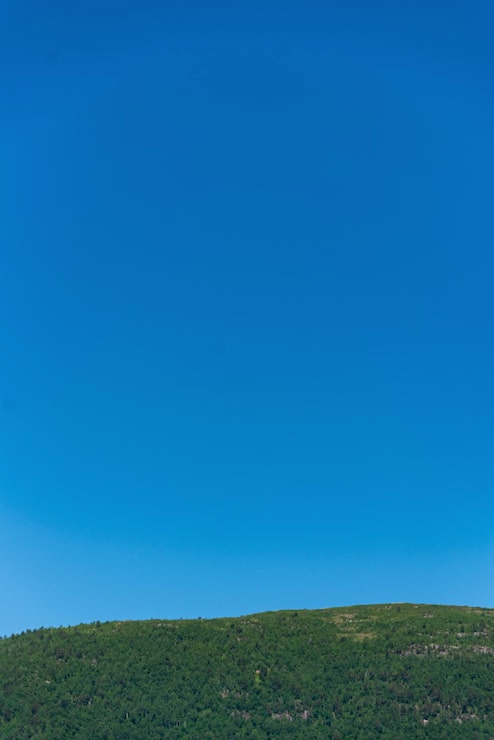
#> input picture src/images/sky.png, 494 x 740 px
$ python '02_4_1_Computer-Vision_DEdge Detection_1_Residual Extraction.py'
#> lines starting #> are read from the running program, lines starting #| are printed output that depends on the picture
# -*- coding: utf-8 -*-
"""
Part D-1: Edge Detection - Residual Extraction
원본: 02_Computer-Vision.ipynb (cell 86~92)
"""


# %% [markdown]
# (아래 셀들은 이전 섹션에서 정의된 상태를 이 파일 단독 실행을 위해 재구성한 것입니다.)


# %%
# --- 이전 section 상태 재구성: 원본 cell 4 ---
import cv2
import numpy as np
import matplotlib.pyplot as plt
import skimage.data

# %% [markdown]
# ### D. Edge Detection

# %% [markdown]
# 이미지 주파수 (Image Frequency):
# * 저주파 (Low Frequency)
#   * 하늘, 피부, 벽면, 부드러운 음영, 기본 형태
#   * 없애면 윤곽선 스케치 (음영/형태 사라짐)
# * 고주파 (High Frequency)
#   * 경계선, 무늬, 질감, 거친 표면, 노이즈
#   * 없애면 흐릿한 이미지 (질감/노이즈 사라짐)

# %% [markdown]
# 저역통과 필터 (Low-pass Filter) vs. 고역통과 필터 (High-pass Filter):
# * LPF
#   * 저주파만 통과 (고주파는 억제)  →  흐릿한 이미지
#   * Box Filter, Gaussian Filter
# * HPF
#   * 고주파만 통과 (저주파는 억제)  →  윤곽선 스케치
#   * Residual Extraction (Unsharp Masking), Sobel Filter, Canny Edge Detection

# %% [markdown]
# #### $1)$ Residual Extraction

# %% [markdown]
# Residual Extraction을 적용하여 High-pass Filter의 결과물인 윤곽선 스케치 이미지를 만들어봅시다.
#
# 우선 'sky.png' 이미지를 `cv2.imread` 함수로 불러와 grayscale로 만듭니다.
#
# 그 다음, Gaussian Filter를 통해 저주파 이미지를 생성합니다.
#
# 기존 이미지에서 저주파 이미지를 감산 (subtract)하여 고주파 이미지를 생성 (High-pass Filter 적용)합니다.
#
# 이미지 감산은 `cv2.subtract(이미지, 저주파_이미지)` 함수를 사용하면 됩니다.

# %%
img_path = 'src/images/sky.png'
sky_img = cv2.imread(img_path)
#> sky_img is the input picture: shape (740, 494, 3); mean B, G, R 171.3, 113.7, 18.9

plt.figure(figsize=(5,10))

# TODO: 원본 이미지 확인
plt.imshow(cv2.cvtColor(sky_img, cv2.COLOR_BGR2RGB))
plt.axis("off");
plt.show()

# %%
# TODO: 이미지를 grayscale로 변환
sky_img_gray = cv2.cvtColor(sky_img, cv2.COLOR_BGR2GRAY)
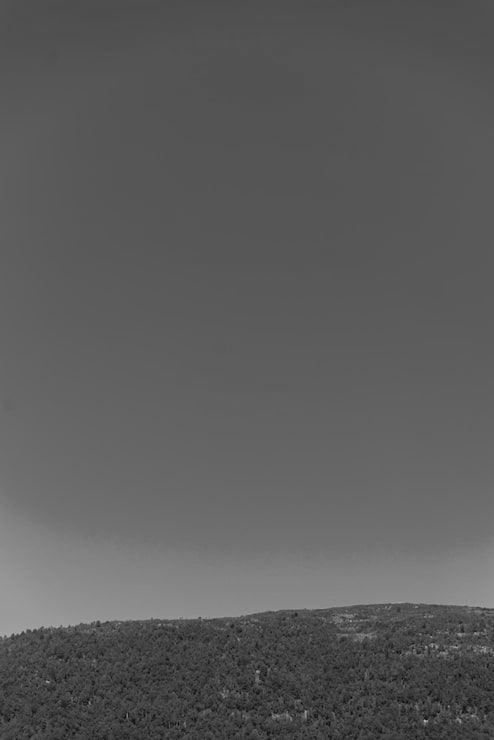
#> sky_img_gray: shape (740, 494); min 5, max 177, mean 91.9

# TODO: 이미지를 float32로 변환
sky_img_gray = sky_img_gray.astype(np.float32) / 255.

# TODO: Gaussian Filter 적용 (Kernel 사이즈는 55x55)
sky_blur = cv2.GaussianBlur(sky_img_gray, (55, 55), 0)

# TODO: cv2.subtract를 사용하여 원본에서 저주파 성분 차감 (High-pass Filter)
sky_hf = cv2.subtract(sky_img_gray, sky_blur)
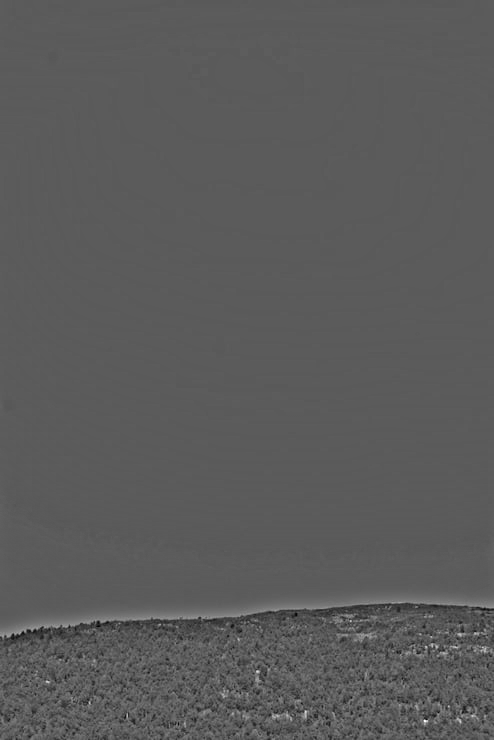
#> sky_hf: shape (740, 494) float32; min -0.249, max 0.447, mean -6.02e-06; drawn with min black and max white

# TODO: 고주파 이미지 확인 (cmap 설정)
plt.figure(figsize=(5,10))
plt.imshow(sky_hf, cmap="gray")
plt.axis("off");
plt.show()

$ run again, with src/images/city.png copied over src/images/sky.png
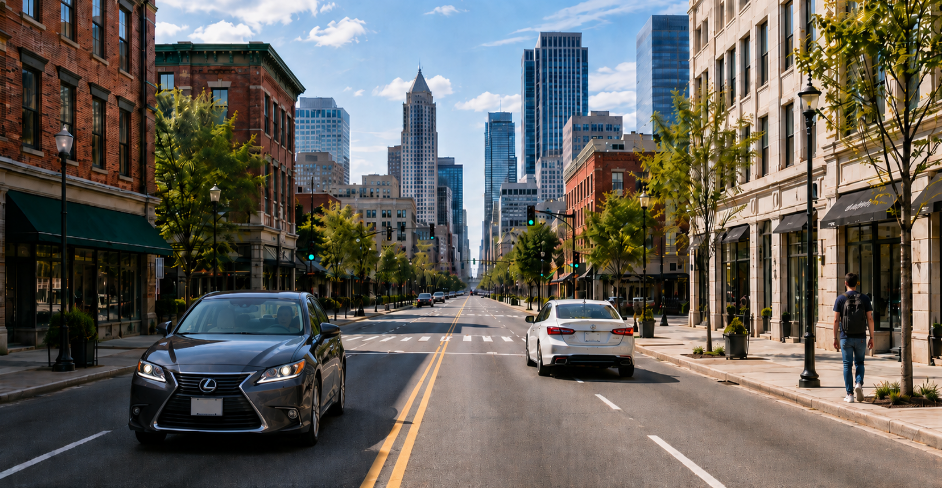
#> input picture src/images/city.png, 942 x 488 px
#> sky_img is the input picture: shape (488, 942, 3); mean B, G, R 91, 97, 100.4
#> `sky_blur = cv2.GaussianBlur(sky_img_gray, (55, 55), 0)`:
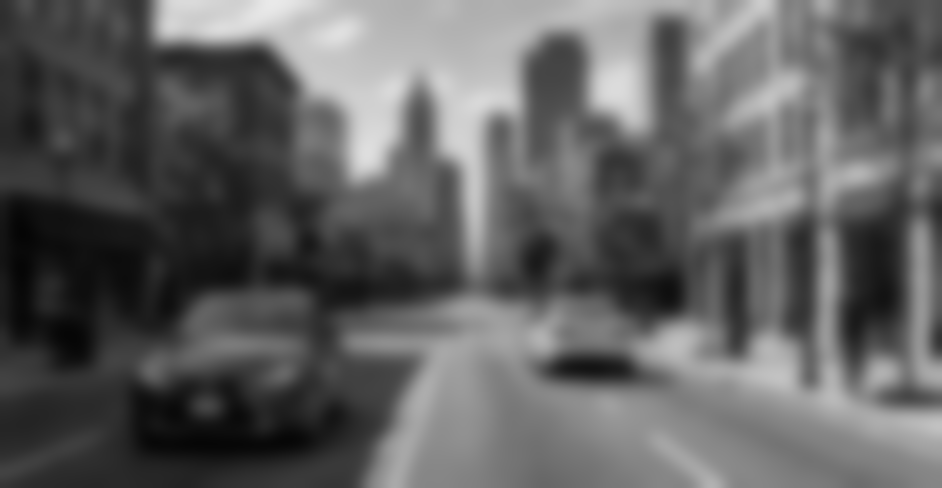
#> sky_blur: shape (488, 942) float32; min 0.0214, max 0.916, mean 0.382
#> `sky_hf = cv2.subtract(sky_img_gray, sky_blur)`:
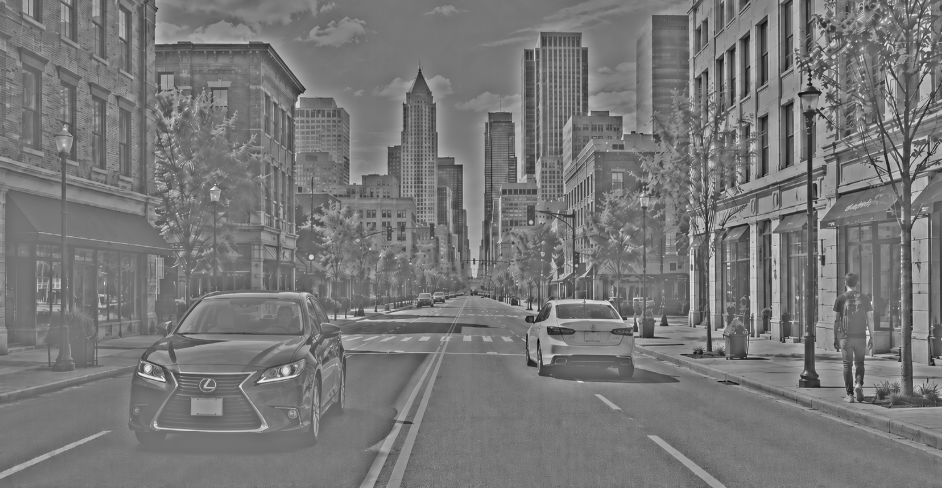
#> sky_hf: shape (488, 942) float32; min -0.692, max 0.781, mean -2.76e-05; drawn with min black and max white
